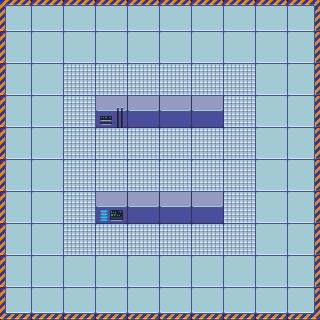

Tiled map render using the project's own tile images. Description and the whole map definition, tile-layer contents included, below:
An orthogonal 10x10 tile map with 32x32 px tiles, 2 tile layers (Background, Obstacles).

<map version="1.4" tiledversion="1.4.2" orientation="orthogonal" renderorder="right-down" width="10" height="10" tilewidth="32" tileheight="32" infinite="0" nextlayerid="3" nextobjectid="1">
 <editorsettings>
  <export target="holdingArea.json" format="json" />
 </editorsettings>
 <tileset firstgid="1" name="tileset" tilewidth="32" tileheight="32" tilecount="84" columns="14">
  <image source="scifitiles-sheet.png" width="448" height="192" />
 </tileset>
 <layer id="1" name="Background" width="10" height="10">
  <data encoding="csv">
6,7,7,7,7,7,7,7,7,8,
20,21,21,21,21,21,21,21,21,22,
20,21,63,63,63,63,63,63,21,22,
20,21,63,44,43,43,43,63,21,22,
20,21,63,63,63,63,63,63,21,22,
20,21,63,63,63,63,63,63,21,22,
20,21,63,45,43,43,43,63,21,22,
20,21,63,63,63,63,63,63,21,22,
20,21,21,21,21,21,21,21,21,22,
34,35,35,35,35,35,35,35,35,36
</data>
 </layer>
 <layer id="2" name="Obstacles" width="10" height="10">
  <data encoding="csv">
0,0,0,0,0,0,0,0,0,0,
0,0,0,0,0,0,0,0,0,0,
0,0,0,0,0,0,0,0,0,0,
0,0,0,44,43,43,43,0,0,0,
0,0,0,0,0,0,0,0,0,0,
0,0,0,0,0,0,0,0,0,0,
0,0,0,45,43,43,43,0,0,0,
0,0,0,0,0,0,0,0,0,0,
0,0,0,0,0,0,0,0,0,0,
0,0,0,0,0,0,0,0,0,0
</data>
 </layer>
</map>
